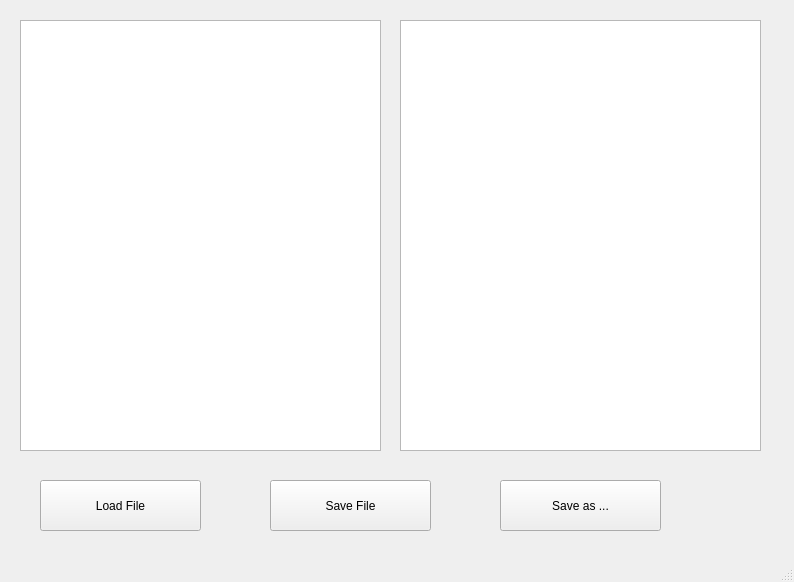
<?xml version="1.0" encoding="UTF-8"?>
<ui version="4.0">
 <class>MainWindow</class>
 <widget class="QMainWindow" name="MainWindow">
  <property name="geometry">
   <rect>
    <x>0</x>
    <y>0</y>
    <width>794</width>
    <height>582</height>
   </rect>
  </property>
  <property name="windowTitle">
   <string>File Hex Editor</string>
  </property>
  <widget class="QWidget" name="centralwidget">
   <widget class="QPlainTextEdit" name="sourcePlainTextEdit">
    <property name="geometry">
     <rect>
      <x>20</x>
      <y>20</y>
      <width>361</width>
      <height>431</height>
     </rect>
    </property>
   </widget>
   <widget class="QPlainTextEdit" name="displayPlainTextEdit">
    <property name="geometry">
     <rect>
      <x>400</x>
      <y>20</y>
      <width>361</width>
      <height>431</height>
     </rect>
    </property>
   </widget>
   <widget class="QPushButton" name="loadBtn">
    <property name="geometry">
     <rect>
      <x>40</x>
      <y>480</y>
      <width>161</width>
      <height>51</height>
     </rect>
    </property>
    <property name="text">
     <string>Load File</string>
    </property>
   </widget>
   <widget class="QPushButton" name="saveBtn">
    <property name="geometry">
     <rect>
      <x>270</x>
      <y>480</y>
      <width>161</width>
      <height>51</height>
     </rect>
    </property>
    <property name="text">
     <string>Save File</string>
    </property>
   </widget>
   <widget class="QPushButton" name="saveasBtn">
    <property name="geometry">
     <rect>
      <x>500</x>
      <y>480</y>
      <width>161</width>
      <height>51</height>
     </rect>
    </property>
    <property name="text">
     <string>Save as ...</string>
    </property>
   </widget>
  </widget>
  <widget class="QStatusBar" name="statusbar"/>
 </widget>
 <resources/>
 <connections/>
</ui>
